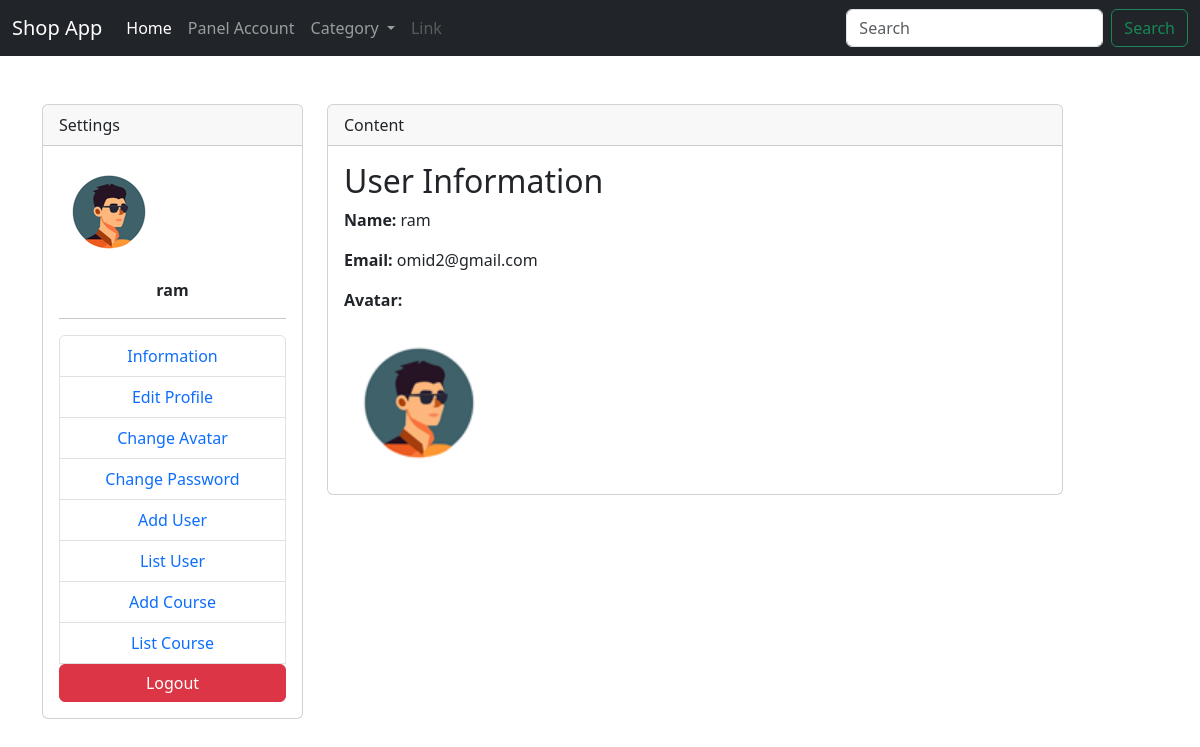
The page /admin/info (signed in) on the database its author committed.
### models.py (models this page shows, shortened)
class User(db.Model, UserMixin):
    __tablename__='user'
    id = db.Column(db.Integer, primary_key=True)
    name = db.Column(db.String(80), nullable=False)
    email = db.Column(db.String(120), unique=True, nullable=False)
    password = db.Column(db.String)
    avatar=db.Column(db.String,default='/uploads/avatar.png')
    admin= db.Column(db.Boolean ,default=False)
    date_created = db.Column(db.DateTime, default=datetime.now)

### controller/admin.py (the view)
    @login_required
    def AdminInformation(self):
        return render_template('admin/info.html', user=current_user)

### extensions.py (called while the page is built)
@loginmanager.user_loader
def user_loader(user_id):
    from models import User
    return User.query.get(user_id)

### templates/admin/info.html (shortened to what this page needs)
{% extends "./Layout/base.html" %}
{% block content %}
  <div class="container mt-5">
     <div class="row">
         {% include "./Layout/AdminMenu.html" %}
        <div class="col-8">
          <div class='card'>
          <div class='card-header'>Content</div>
          <div class='card-body justify-content-center'>
            <h2>User Information</h2>
                    <div>
                    <p><strong>Name:</strong> {{ user.name }}</p>
                    <p><strong>Email:</strong> {{ user.email }}</p>
                    {% if user.avatar %}
                        <p><strong>Avatar:</strong></p>
                        <img src="{{ url_for('static', filename=user.avatar) }}" alt="User Avatar" style="width: 150px; height: 150px;">
                    {% else %}
                        <p><strong>Avatar:</strong> No avatar uploaded.</p>
                    {% endif %}
                    </div>
                </div>
         </div>
      </div>
</div>
{% endblock content %}

### templates/Layout/AdminMenu.html
<div class="col-3">
  <div class="card">
      <div class="card-header">Settings</div>
      <div class="card-body justify-content-center">
          <img class="text-center mb-3" src="{{ url_for('static', filename=current_user.avatar) }}" alt="">
          <p class="text-center"><b class="text-center">{{ current_user.name }}</b></p>
          <hr>
          <ul class="list-group text-center">
              <li class="list-group-item"><a href="{{ url_for('admin.AdminInformation') }}">Information</a></li>
              <li class="list-group-item"><a href="{{ url_for('admin.AdminEditProfile') }}">Edit Profile</a></li>
              <li class="list-group-item"><a href="{{ url_for('admin.AdminUploadAvatar') }}">Change Avatar</a></li>
              <li class="list-group-item"><a href="{{ url_for('admin.AdminChangePassword') }}">Change Password</a></li>
              <li class="list-group-item"><a href="{{ url_for('admin.AddNewUser') }}">Add User</a></li>
              <li class="list-group-item"><a href="{{ url_for('admin.GetUserList') }}">List User</a></li>
              <li class="list-group-item"><a href="{{ url_for('admin.AddNewCourse') }}">Add Course</a></li>
              <li class="list-group-item"><a href="{{ url_for('admin.GetCourseList') }}">List Course</a></li>
              <form action="{{ url_for('auth.Logout') }}" method="POST">
                  <button class="btn btn-danger w-100">Logout</button>
              </form>
          </ul>
      </div>
  </div>
</div>

### static/css/app.css (style rules this page uses)
a { text-decoration: none !important; }

### rows shown on the page
User: avatar (placeholder picture), name "ram", email "omid2@gmail.com"
